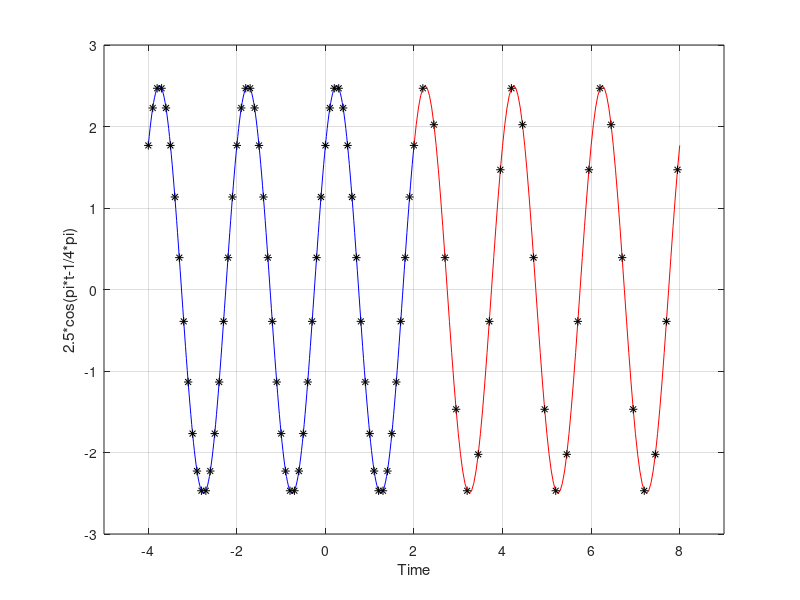
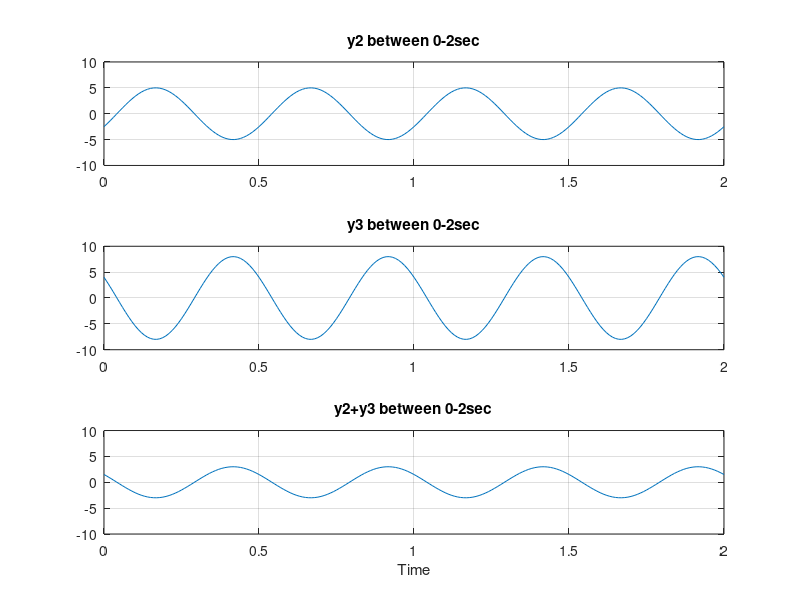
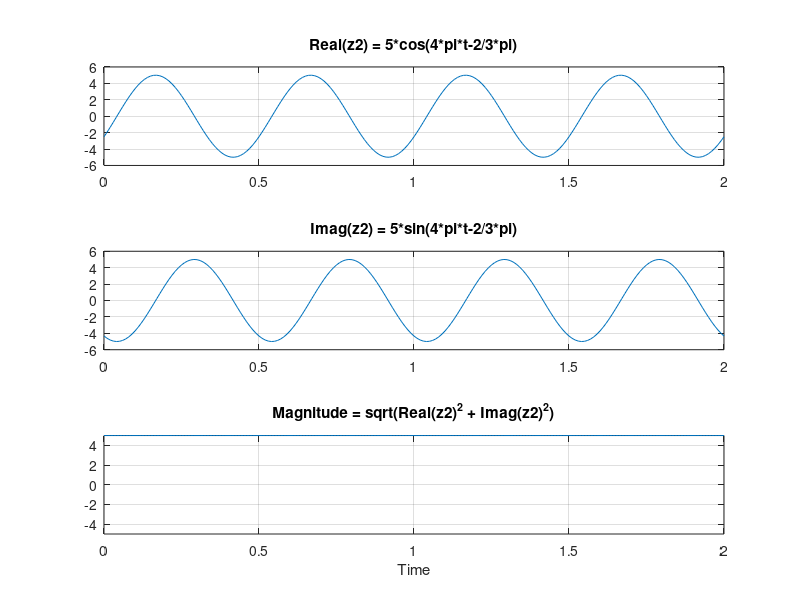
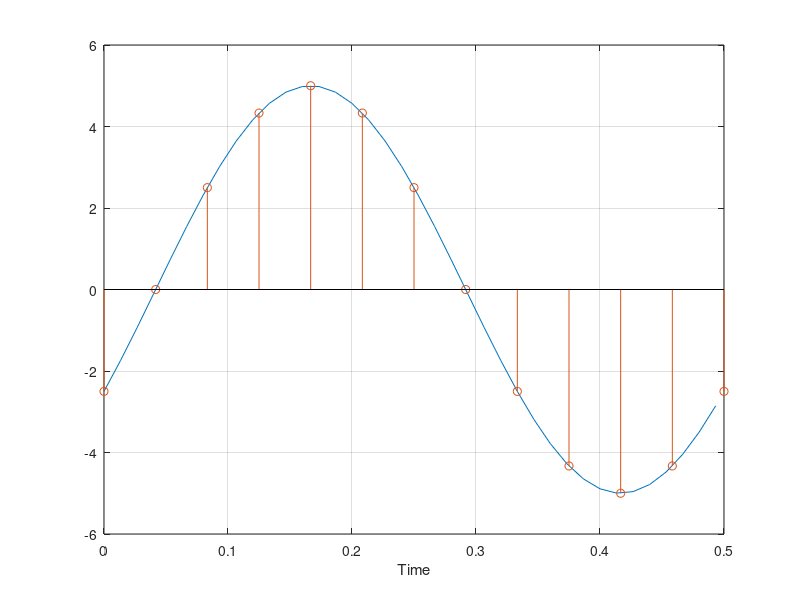

Write MATLAB code to recreate these figures, in order.
% BME671L
% Lab #2: colon notation, anonymous functions, concatenation, clear, size,
% whos, stem

% Your name: Ravitashaw Bathla (rb369)

clear, close all

% In matlab one of the most useful operations is the colon. It can create
% vectors as well as be used for indexing. For more information see the
% matlab documentation on colon or type 'help colon' in the command line.
% EXAMPLES:
numbers = 1:10      % creates a vector with the integers 1:10;
even = 2:2:10       % creates a regularly spaced vector using 2 as the increment between elements
odd = numbers (1:2:end) % starts at the first value in numbers and takes every 2nd value until reaching the end


%%
% Q1: What is the sampling period for these two time vectors?
t1 = -4:1/50:2;
t2 = 1/20*(40:160);

% Your answer:
% The sampling period is the difference between two consequtive time
% samples. If the difference is same across all the time samples, the
% sampling period will be same as difference between any two samples.
% However, if the time difference varies across different samples, we take
% the mean of the difference between each sample. 

st1 = mean(diff(t1)) 
st2 = mean(diff(t2)) 

% Therefore, the sampling period for t1 is 0.0200
% and sampling period for t2 is 0.0500

%%
% Q2: We define an anonymous function below. What is the
% amplitude, frequency, radian frequency, and time shift of the sinusoid?

y = @(t) 2.5*cos(pi*t-1/4*pi);

% A = 2.5
% f = 0.5
% w = pi
% ts = 1/4

% % 
% Q3: We can now use y as a command and compute y for any value(s) of
% interest. EXAMPLE: x = y(1:10). Compute the values of this function at
% all the time points in t1, save this vector as x1. Repeat for t2, save as
% x2. Plot x1 and x2 as dots connected by a line using a single plot
% command. Turn the grid on and verify the parameters you calculated in Q2.
% Label the x-axis.

x1 = y(t1);
x2 = y(t2);

figure(1), clf
plot(t1, x1, 'b', t2, x2, 'r')
xlabel('Time')
ylabel('2.5*cos(pi*t-1/4*pi)')
xlim([-5 9])
ylim([-3 3])
grid on

%%
% Q4: We would prefer to have all the time values in a single vector.
% Use concatenation to construct vectors t3 that holds all of the time
% instances and y3 with all of the function values. 
% HINT: run the command 'help cat' to see two different ways of putting the
% vectors together. With 2D matrices I tend to use the shorter method that
% does not require 'cat'
t3 = [t1, t2];
x3 = [x1, x2];
% or
t3 = cat(2, t1, t2);
x3 = cat(2, x1, x2);
%%
% Q5: Verify that the vectors the concatenated correct using the Matlab
% commands "size" and "whos". What are the dimensions of t3 and y3? Are
% they row or column vectors?
 size(t3)
 size(x3)
 
% YOUR ANSWER:
% The dimensions of t3 and y3 are 1x422 for both. This is a representation
% of the row vectors for the given input. 

%%
% Q6: We want to create two new vectors, t4 and x4, that are comprised of
% every 5th point from t3 and x3. This can be done using a for loop. For
% example: 
% for k = 1:101
%   t4(k) = t3((k-1)*5+1);
%   x4(k) = x3((k-1)*5+1);
% end 
% However, one power of matlab is vectorization. Write this for loop in
% two lines using colon notation. Hint: think about matrix indexing.
t4 = t3(1:5:end);
x4 = x3(1:5:end);



%%
% Q7: On the same plot as Q3 (use hold on), add the subsampled results as
% black asterisks.
hold on
plot(t4, x4, 'k*')


% *************************************************************************
%   SHOW FIGURE 2 TO THE TA TO RECIEVE CREDIT FOR THE LAB
% *************************************************************************

%%
% Q8: Define two new anonymous functions y2 and y3 that are sinusoids with
% the following parameters:
% y2: A = 5, f = 2 Hz, time shift = 1/6 s
% y3: A = 8, f = 2 Hz, time shift = -1/12 s
% additionally define a new time vector tt that contains about 4 cycles of
% the sinusoids with a sampling period of 0.01 s.
y2 = @(t) 5*cos(4*pi*t-2/3*pi);
y3 = @(t) 8*cos(4*pi*t+1/3*pi);
tt = 0:0.01:2;

x5 = y2(tt);
x6 = y3(tt);

%%
% Q9: Using the subplot command create a single figure with 3 plots in a
% single column. Plot y2 in the first plot, y3 in the second, and y2+y3 in
% the bottom plot. Add a title and grid to each plot, and label the bottom
% x-axis. Set the y-axis range from -10 to 10.

figure(2), clf
subplot(3,1,1)
plot(tt, x5)
title('y2 between 0-2sec')
ylim([-10 10]);
grid on

subplot(3,1,2)
plot(tt, x6)
title('y3 between 0-2sec')
ylim([-10 10]);
grid on

subplot(3,1,3)
plot(tt, x5+x6)
title('y2+y3 between 0-2sec')
ylim([-10 10]);
grid on
xlabel('Time')


%%
% Q10: Using your plot estimate the amplitude, frequency, and time shift of
% y2+y3. You might find the "min" or "max" functions useful here. 

% YOUR ANSWER
% The Amplitude is approximately 3 for the y2+y3 wave. 
% The frequency of y2 and y3 is same, so the frequency of y2+y3 is also 
% same at 2Hz (4*pi*t)
% Phaseshift of the sum y2+y3 appears to be pi/3 = 1.0472
% therefore, the timeshift is 4*pi*t_s = pi/3
% => t_s = -1/12 sec
% Therefore, the timeshift is -1/12 seconds

%%
% Q11: y2 is the real part of a rotating complex exponential, z2. Write z2
% as an anonymous function. What is its phase shift?
% In a single figure create 3 plots that show the real, imaginary, and
% magnitude of z2. Use the same y-axis scaling for every plot. Add titles
% to each plot that describe the signal using trig functions such as
% 'cos(\omegat + \phi)'.

% Your answer:
z2 = @(t) 5*cos(4*pi*t-2/3*pi) + j*5*sin(4*pi*t-2/3*pi);
%z2 = @(t) 5*exp(j*(4*pi*t - 2/3*pi))

x7 = z2(tt);

figure(3), clf
subplot(3,1,1)
plot(tt, real(x7))
title('Real(z2) = 5*cos(4*pi*t-2/3*pi)')
grid on

subplot(3,1,2)
plot(tt, imag(x7))
title('Imag(z2) = 5*sin(4*pi*t-2/3*pi)')
grid on

subplot(3,1,3)
plot(tt, abs(x7))
title('Magnitude = sqrt(Real(z2)^2 + Imag(z2)^2)')
ylim([-5, 5])
grid on
xlabel('Time')


%%
% Q12: Plot one period of the real signal corresponding to the complex
% signal z2(t). Use a fine enough sampling period that the curve looks
% smooth. Then create a new time vector with a sampling period of 1/24 s.
% Use the stem function to mark the samples in red on the same plot. Grid
% on, label x-axis.

% sampling with 1/75sec for curve to look smooth
t_one = 0:1/75:0.5;
z2_s = z2(t_one);

t_new = 0:1/24:0.5;
z2_new = z2(t_new);

figure(4), clf
plot(t_one, real(z2_s))
hold on
stem(t_new, real(z2_new))
grid on
xlabel('Time')

% When you are done:
%	* Make sure to send the indicated result/figure to the TA before 11:59
%	PM on Friday (Aug 28)
%	* upload your script to Sakai
%   * upload a pdf containing your script and outputs before 11:59 PM on
%   next Tuesday.
return